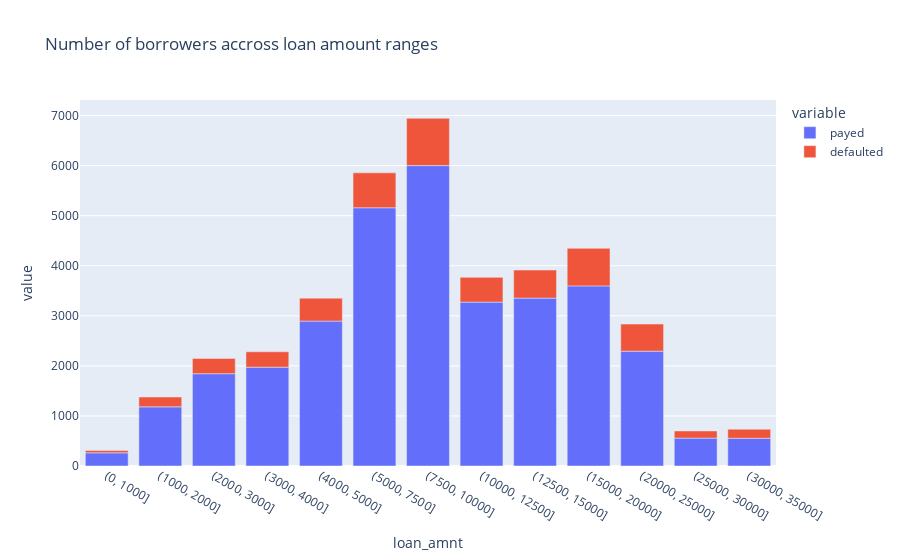
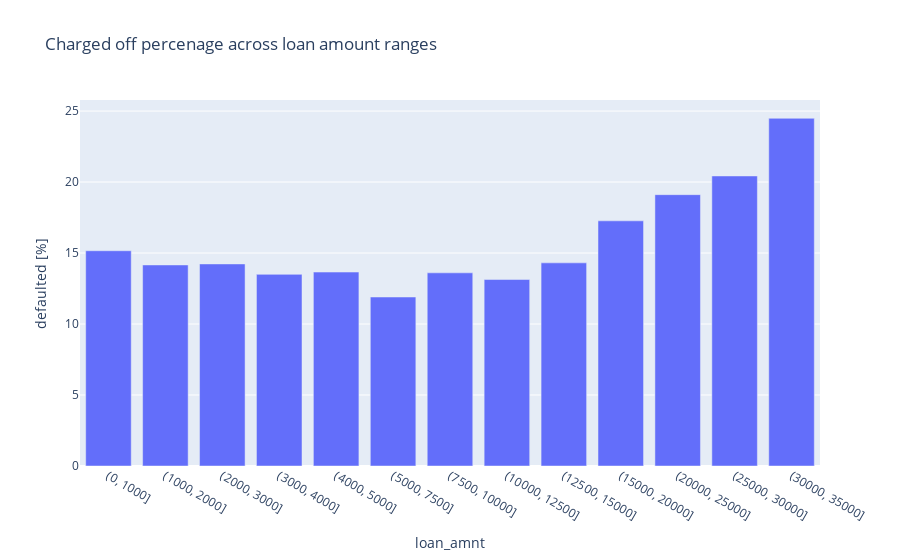

The notebook cell these images were saved under, in order:
### Markdown cell above
### <a id='2.2.1'>2.2.1 Loan amount</a>

### Code cell
# create bins
bins = [0, 1000, 2000,3000, 4000, 5000, 7500, 10000, 12500, 15000, 20000, 25000, 30000, 35000]
# perform the binned analysis for continious var
results = segmented_analysis_binned(loan_filtered, 'loan_amnt', bins)
# plot bar chart to visualise payed - defaulted count
fig = px.bar(results.count_of_feature, title="Number of borrowers accross loan amount ranges")
fig2 = px.bar(results.defaulted_ratio, y="defaulted [%]", title="Charged off percenage across loan amount ranges")
fig.show()
fig2.show()

### Figure 1 — Plotly figure (JSON) as saved in the notebook; plotly's stock layout.template omitted (floating-point values rounded to 4 significant figures)
{"data": [{"alignmentgroup": "True", "hovertemplate": "variable=payed<br>loan_amnt=%{x}<br>value=%{y}<extra></extra>", "legendgroup": "payed", "marker": {"color": "#636efa", "pattern": {"shape": ""}}, "name": "payed", "offsetgroup": "payed", "orientation": "v", "showlegend": true, "textposition": "auto", "type": "bar", "x": ["(0, 1000]", "(1000, 2000]", "(2000, 3000]", "(3000, 4000]", "(4000, 5000]", "(5000, 7500]", "(7500, 10000]", "(10000, 12500]", "(12500, 15000]", "(15000, 20000]", "(20000, 25000]", "(25000, 30000]", "(30000, 35000]"], "xaxis": "x", "y": [263, 1182, 1844, 1974, 2895, 5159, 6001, 3274, 3354, 3598, 2294, 557, 555], "yaxis": "y"}, {"alignmentgroup": "True", "hovertemplate": "variable=defaulted<br>loan_amnt=%{x}<br>value=%{y}<extra></extra>", "legendgroup": "defaulted", "marker": {"color": "#EF553B", "pattern": {"shape": ""}}, "name": "defaulted", "offsetgroup": "defaulted", "orientation": "v", "showlegend": true, "textposition": "auto", "type": "bar", "x": ["(0, 1000]", "(1000, 2000]", "(2000, 3000]", "(3000, 4000]", "(4000, 5000]", "(5000, 7500]", "(7500, 10000]", "(10000, 12500]", "(12500, 15000]", "(15000, 20000]", "(20000, 25000]", "(25000, 30000]", "(30000, 35000]"], "xaxis": "x", "y": [47, 195, 306, 308, 458, 697, 945, 495, 560, 751, 542, 143, 180], "yaxis": "y"}], "layout": {"barmode": "relative", "legend": {"title": {"text": "variable"}, "tracegroupgap": 0}, "title": {"text": "Number of borrowers accross loan amount ranges"}, "xaxis": {"anchor": "y", "domain": [0, 1], "title": {"text": "loan_amnt"}}, "yaxis": {"anchor": "x", "domain": [0, 1], "title": {"text": "value"}}}}

### Figure 2 — Plotly figure (JSON) as saved in the notebook; plotly's stock layout.template omitted (floating-point values rounded to 4 significant figures)
{"data": [{"alignmentgroup": "True", "hovertemplate": "loan_amnt=%{x}<br>defaulted [%]=%{y}<extra></extra>", "legendgroup": "", "marker": {"color": "#636efa", "pattern": {"shape": ""}}, "name": "", "offsetgroup": "", "orientation": "v", "showlegend": false, "textposition": "auto", "type": "bar", "x": ["(0, 1000]", "(1000, 2000]", "(2000, 3000]", "(3000, 4000]", "(4000, 5000]", "(5000, 7500]", "(7500, 10000]", "(10000, 12500]", "(12500, 15000]", "(15000, 20000]", "(20000, 25000]", "(25000, 30000]", "(30000, 35000]"], "xaxis": "x", "y": [15.16, 14.16, 14.23, 13.5, 13.66, 11.9, 13.6, 13.13, 14.31, 17.27, 19.11, 20.43, 24.49], "yaxis": "y"}], "layout": {"barmode": "relative", "legend": {"tracegroupgap": 0}, "title": {"text": "Charged off percenage across loan amount ranges"}, "xaxis": {"anchor": "y", "domain": [0, 1], "title": {"text": "loan_amnt"}}, "yaxis": {"anchor": "x", "domain": [0, 1], "title": {"text": "defaulted [%]"}}}}
